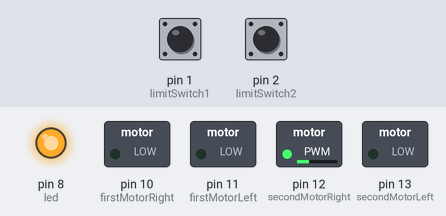
Simulated run of this sketch. Board: Arduino Uno, built with avr-gcc and run on an emulated ATmega328P. Parts: switched loads named in the sketch (green lamp = pin HIGH), output pins drawn as LEDs (lit = HIGH). The test bench sets the inputs (shaded band); at power-on: pin 1 (limitSwitch1) LOW, pin 2 (limitSwitch2) LOW.

Above: at 0.1 s.
Timing chart, 0 to 1.6 s (numbered marks = the images above):
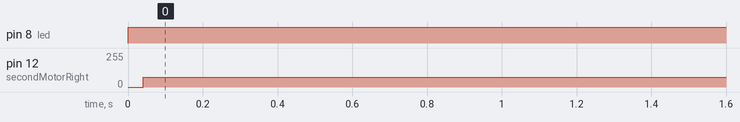

The sketch:

finalcode.ino
```cpp
/*
  All code written written by Jeremey Stark
*/

int limitSwitch1 = 1;
int limitSwitch2 = 2;

int limitSwitchState1;
int limitSwitchState2;

int finButton = 3;

int firstMotorRight = 10;
int firstMotorLeft = 11;
int secondMotorRight = 12;
int secondMotorLeft = 13;

/*directionSide*/
int uiSwitch1 = 4; //leftLeft
int uiSwitch2 = 5; //rightLeft
int uiSwitch3 = 6; //rightRight
int uiSwitch4 = 7; //leftRight

int led = 8;


void setup(){
  pinMode(firstMotorRight, OUTPUT);
  pinMode(firstMotorLeft, OUTPUT);
  pinMode(secondMotorRight, OUTPUT);
  pinMode(secondMotorLeft, OUTPUT);

  pinMode(limitSwitch1, INPUT);
  pinMode(limitSwitch2, INPUT);

  limitSwitchState1 = digitalRead(limitSwitch1);
  limitSwitchState2 = digitalRead(limitSwitch2);

  pinMode(led, OUTPUT);

  pinMode(uiSwitch1, INPUT);
  pinMode(uiSwitch2, INPUT);
  pinMode(uiSwitch3, INPUT);
  pinMode(uiSwitch4, INPUT);

}

void loop(){

  /*Button Controller*/
  //button();
  //switchCheck();

  digitalWrite(secondMotorRight, HIGH);
  if(limitSwitch1 == HIGH){
  digitalWrite(led, HIGH);
  digitalWrite(secondMotorRight, LOW);
  }

  limitCheck();

  /*First Tower*/
  //This stops the motor when it hits the limit switch on the way back.
  if(limitSwitch1 == HIGH && firstMotorRight == HIGH){
    limitCheck();
  } else if(limitSwitch1 == HIGH && firstMotorLeft == HIGH){
    limitCheck();
  }

  /*Second Tower*/
  //This stops the motor when it hits the limit switch on the way back.
  if(limitSwitch2 == HIGH && secondMotorRight == HIGH){
    limitCheck();
  } else if(limitSwitch2 == HIGH && secondMotorLeft == HIGH){
    limitCheck();
  }

}

void button(){
  if(finButton == HIGH){
    digitalWrite(led, HIGH);
    switchCheck();
  }
}

void switchCheck(){
  //Single Switches
  if(uiSwitch1 == HIGH){
    //Direction
    digitalWrite(firstMotorLeft, HIGH);
    delay(1000);
    digitalWrite(firstMotorLeft, LOW);
    delay(1000);
    digitalWrite(firstMotorRight, HIGH);
    //Limit Check
    digitalWrite(led, HIGH);
    limitCheck();
  }
  if(uiSwitch2 == HIGH){
    //Direction
    digitalWrite(firstMotorRight, HIGH);
    delay(1000);
    digitalWrite(firstMotorRight, LOW);
    delay(1000);
    digitalWrite(firstMotorLeft, HIGH);
    //Limit Check
    limitCheck();
  }
  if(uiSwitch3 == HIGH){
    //Direction
    digitalWrite(secondMotorRight, HIGH);
    delay(1000);
    digitalWrite(secondMotorRight, LOW);
    delay(1000);
    digitalWrite(secondMotorLeft, HIGH);
    //Limit Check
    limitCheck();
  }
  if(uiSwitch4 == HIGH){
    //Direction
    digitalWrite(secondMotorLeft, HIGH);
    delay(1000);
    digitalWrite(secondMotorLeft, LOW);
    delay(1000);
    digitalWrite(secondMotorRight, HIGH);
    //Limit Check
    limitCheck();
  }

  //Double Switches
  if(uiSwitch1 == HIGH && uiSwitch2 == HIGH){
      //Direction
      digitalWrite(firstMotorLeft, HIGH);
      delay(1000);
      digitalWrite(firstMotorLeft, LOW);
      delay(1000);
      digitalWrite(firstMotorRight, HIGH);
      delay(1000);
      digitalWrite(firstMotorRight, LOW);
      delay(1000);
      digitalWrite(firstMotorLeft, HIGH);
      //Limit Check
      limitCheck();
  }
  if(uiSwitch1 == HIGH && uiSwitch3 == HIGH){
      //Direction
      digitalWrite(firstMotorLeft, HIGH);
      digitalWrite(secondMotorRight, HIGH);
      delay(1000);
      delay(1000);
      digitalWrite(firstMotorLeft, LOW);
      digitalWrite(secondMotorRight, LOW);
      delay(1000);
      delay(1000);
      digitalWrite(firstMotorRight, HIGH);
      digitalWrite(secondMotorLeft, HIGH);
      //Limit Check
      limitCheck();
  }
  if(uiSwitch1 == HIGH && uiSwitch4 == HIGH){
      //Direction
      digitalWrite(firstMotorLeft, HIGH);
      digitalWrite(secondMotorLeft, HIGH);
      delay(1000);
      delay(1000);
      digitalWrite(firstMotorLeft, LOW);
      digitalWrite(secondMotorLeft, LOW);
      delay(1000);
      delay(1000);
      digitalWrite(firstMotorRight, HIGH);
      digitalWrite(secondMotorRight, HIGH);
      //Limit Check
      limitCheck();
  }
  if(uiSwitch2 == HIGH && uiSwitch3 == HIGH){
      //Direction
      digitalWrite(firstMotorRight, HIGH);
      digitalWrite(secondMotorRight, HIGH);
      delay(1000);
      delay(1000);
      digitalWrite(firstMotorRight, LOW);
      digitalWrite(secondMotorRight, LOW);
      delay(1000);
      delay(1000);
      digitalWrite(firstMotorLeft, HIGH);
      digitalWrite(secondMotorLeft, HIGH);
      //Limit Check
      limitCheck();
  }
  if(uiSwitch2 == HIGH && uiSwitch4 == HIGH){
      //Direction
      digitalWrite(firstMotorRight, HIGH);
      digitalWrite(secondMotorLeft, HIGH);
      delay(1000);
      delay(1000);
      digitalWrite(firstMotorRight, LOW);
      digitalWrite(secondMotorLeft, LOW);
      delay(1000);
      delay(1000);
      digitalWrite(firstMotorLeft, HIGH);
      digitalWrite(secondMotorRight, HIGH);
      //Limit Check
      limitCheck();
  }
  if(uiSwitch3 == HIGH && uiSwitch4 == HIGH){
       //Direction
      digitalWrite(secondMotorLeft, HIGH);
      delay(1000);
      digitalWrite(secondMotorLeft, LOW);
      delay(1000);
      digitalWrite(secondMotorRight, HIGH);
      delay(1000);
      digitalWrite(secondMotorRight, LOW);
      delay(1000);
      digitalWrite(secondMotorLeft, HIGH);
      //Limit Check
      limitCheck();
  }

  //Triple Switches
  if(uiSwitch1 == HIGH && uiSwitch2 == HIGH && uiSwitch3 == HIGH){
      //Direction
      digitalWrite(firstMotorLeft, HIGH);
      delay(1000);
      digitalWrite(firstMotorLeft, LOW);
      delay(1000);
      digitalWrite(firstMotorRight, HIGH);
      delay(1000);
      digitalWrite(firstMotorRight, LOW);
      delay(1000);
      digitalWrite(firstMotorLeft, HIGH);
      limitCheck();

      digitalWrite(secondMotorRight, HIGH);
      delay(1000);
      digitalWrite(secondMotorRight, LOW);
      delay(1000);
      digitalWrite(secondMotorLeft, HIGH);
      limitCheck();
  }
  if(uiSwitch1 == HIGH && uiSwitch3 == HIGH && uiSwitch4 == HIGH){
      //Direction
      digitalWrite(firstMotorLeft, HIGH);
      delay(1000);
      digitalWrite(firstMotorLeft, LOW);
      delay(1000);
      digitalWrite(firstMotorRight, HIGH);
      limitCheck();

      digitalWrite(secondMotorRight, HIGH);
      delay(1000);
      digitalWrite(secondMotorRight, LOW);
      delay(1000);
      digitalWrite(secondMotorLeft, HIGH);
      delay(1000);
      digitalWrite(secondMotorLeft, LOW);
      delay(1000);
      digitalWrite(secondMotorRight, HIGH);
      limitCheck();
  }
  if(uiSwitch1 == HIGH && uiSwitch2 == HIGH && uiSwitch4 == HIGH){
      //Direction
      digitalWrite(firstMotorLeft, HIGH);
      delay(1000);
      digitalWrite(firstMotorLeft, LOW);
      delay(1000);
      digitalWrite(firstMotorRight, HIGH);
      delay(1000);
      digitalWrite(firstMotorRight, LOW);
      delay(1000);
      digitalWrite(firstMotorLeft, HIGH);
      limitCheck();

      digitalWrite(secondMotorLeft, HIGH);
      delay(1000);
      digitalWrite(secondMotorLeft, LOW);
      delay(1000);
      digitalWrite(secondMotorRight, HIGH);
      limitCheck();
  }
  if(uiSwitch2 == HIGH && uiSwitch3 == HIGH && uiSwitch4 == HIGH){
      //Direction
      digitalWrite(firstMotorRight, HIGH);
      delay(1000);
      digitalWrite(firstMotorRight, LOW);
      delay(1000);
      digitalWrite(firstMotorLeft, HIGH);
      limitCheck();

      digitalWrite(secondMotorRight, HIGH);
      delay(1000);
      digitalWrite(secondMotorRight, LOW);
      delay(1000);
      digitalWrite(secondMotorLeft, HIGH);
      delay(1000);
      digitalWrite(secondMotorLeft, LOW);
      delay(1000);
      digitalWrite(secondMotorRight, HIGH);
      limitCheck();
  }

  //All Switches
  if(uiSwitch1 == HIGH && uiSwitch2 == HIGH && uiSwitch3 == HIGH && uiSwitch4 == HIGH){
      //Direction
      digitalWrite(firstMotorLeft, HIGH);
      delay(1000);
      digitalWrite(firstMotorLeft, LOW);
      delay(1000);
      digitalWrite(firstMotorRight, HIGH);
      delay(1000);
      digitalWrite(firstMotorRight, LOW);
      delay(1000);
      digitalWrite(firstMotorLeft, HIGH);
      limitCheck();

      digitalWrite(secondMotorRight, HIGH);
      delay(1000);
      digitalWrite(secondMotorRight, LOW);
      delay(1000);
      digitalWrite(secondMotorLeft, HIGH);
      delay(1000);
      digitalWrite(secondMotorLeft, LOW);
      delay(1000);
      digitalWrite(secondMotorRight, HIGH);
      limitCheck();
  }
}
/*Checks if either of the limit switches have been hit. If so it stops the motor.*/
void limitCheck(){

  //Stops the first motor
  if(limitSwitch1 == HIGH){
    digitalWrite(firstMotorRight, LOW);

    digitalWrite(firstMotorLeft, LOW);
  }

  //stops the second motor
  if(limitSwitch2 == HIGH){
    digitalWrite(secondMotorRight, LOW);

    digitalWrite(secondMotorLeft, LOW);
  }
}
```

Measured:
- by itself, pin 8 (led): LOW → HIGH at 0.00 s
- by itself, pin 12 (secondMotorRight): 0/255 → 75/255 at 0.04 s
